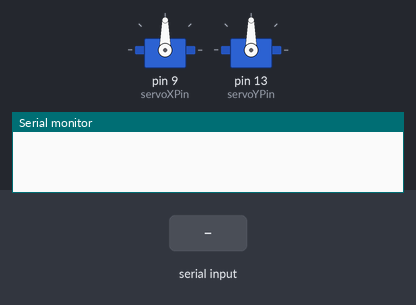
Simulated run of this sketch. Board: Arduino Uno, built with avr-gcc and run on an emulated ATmega328P. Parts: 2 × servo, the last lines printed to the serial monitor. The inputs (shaded band) are chosen by the test bench.

Above: at 1.2 s.
1.3 s: "90,45\n" received over Serial
At 1.7 s:
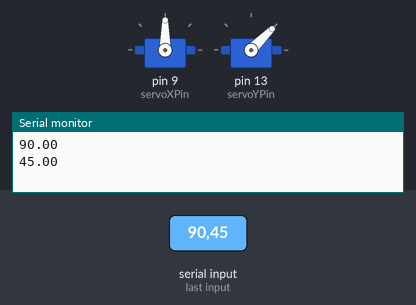
2.8 s: "30,150\n" received over Serial
At 4.0 s:
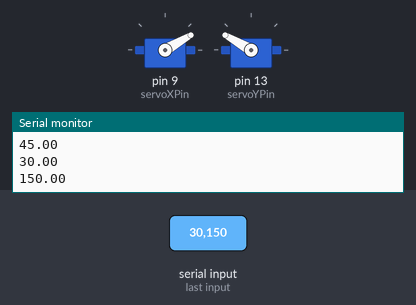
4.3 s: "5\n" received over Serial
At 5.2 s:
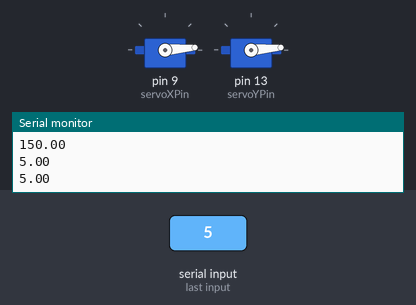
5.8 s: "200\n" received over Serial
At 6.3 s:
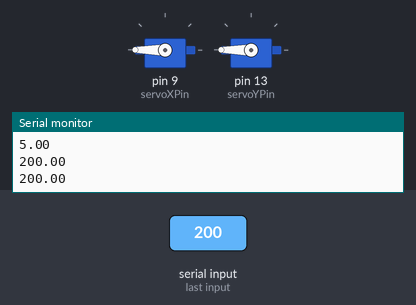
7.3 s: "1,90\n" received over Serial
At 8.5 s:
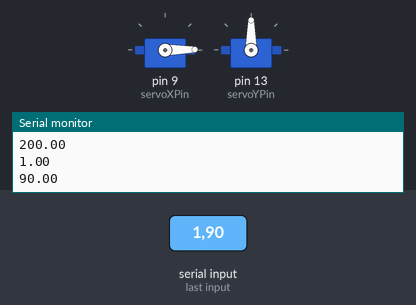
8.8 s: "90\n" received over Serial
At 9.8 s:
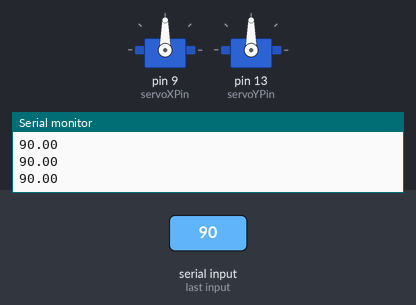
Timing chart, 0 to 11.3 s (numbered marks = the images above; inputs shaded):
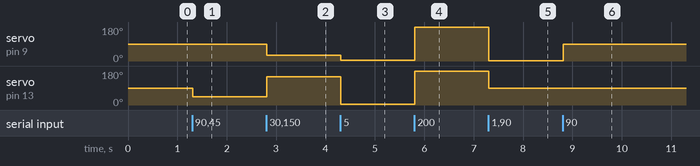

The sketch:

servo.ino
```cpp
// Include the Servo library
#include <Servo.h>
// Declare the Servo pin
int servoXPin = 9;
int servoYPin = 13;
int led = 13;
// Create a servo object
Servo Servox;
Servo Servoy;

float x;
float y;
void setup() {
 Serial.begin(1000000);
 Serial.setTimeout(10);
 pinMode(led, OUTPUT);
 Servox.attach(servoXPin);
 Servoy.attach(servoYPin);
}
void loop() {
 while (!Serial.available());
 String data = Serial.readString();
 x = get_x(data);
 y = get_y(data);
 Servox.write(x);
 Servoy.write(y);
 Serial.println(x);
 Serial.println(y);
}

float get_x(String data) {
  int commaI = data.indexOf(',');
  return data.substring(0, commaI).toFloat();
}

float get_y(String data) {
  int commaI = data.indexOf(',');\
  int array_length = data.length();
  return data.substring(commaI + 1, array_length + 1).toFloat();
}
```

Measured:
- after the input at 1.3 s, servo on pin 13 (servoYPin): 90° → 45° at once
- after the input at 2.8 s, servo on pin 9 (servoXPin): 90° → 30° at once; servo on pin 13 (servoYPin): 45° → 150° at once
- after the input at 4.3 s, servo on pin 9 (servoXPin): 30° → 5° at once; servo on pin 13 (servoYPin): 150° → 5° at once
- after the input at 5.8 s, servo on pin 9 (servoXPin), servo on pin 13 (servoYPin): 5° → 180° at once
- after the input at 7.3 s, servo on pin 9 (servoXPin): 180° → 1° at once; servo on pin 13 (servoYPin): 180° → 90° at once
- after the input at 8.8 s, servo on pin 9 (servoXPin): 1° → 90° at once
